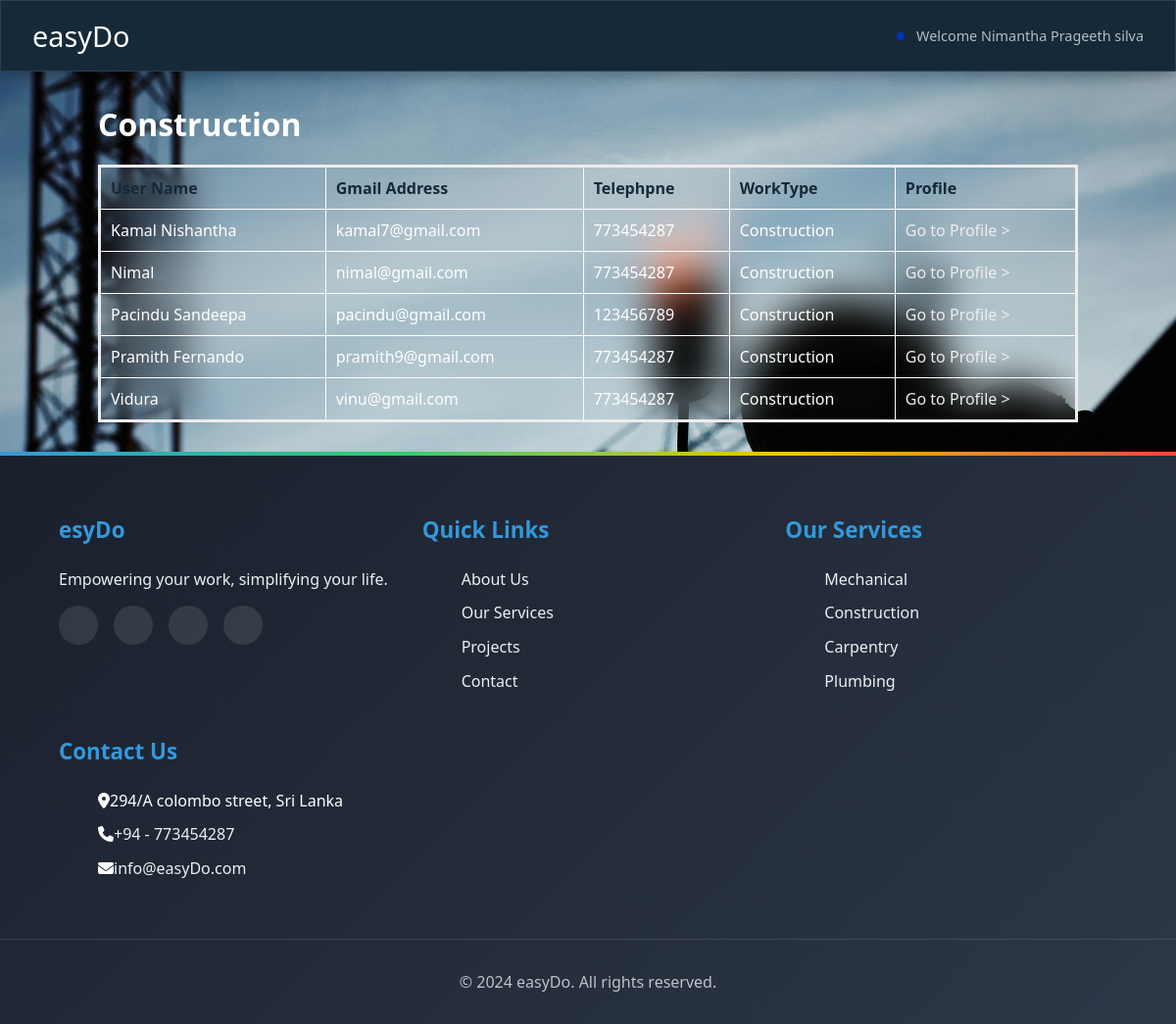
The app's page /construction.php (signed in) with its own data.
### tables this page shows
CREATE TABLE `workers` (
  `id` int(100) NOT NULL,
  `user_name` varchar(50) NOT NULL,
  `nic` int(10) NOT NULL,
  `email` varchar(50) NOT NULL,
  `tel_num` int(10) NOT NULL,
  `work_type` varchar(40) NOT NULL,
  `password` varchar(40) NOT NULL,
  `last_login` datetime NOT NULL,
  `is_deleted` tinyint(1) NOT NULL
);

### construction.php (the view, shortened to what this page needs)
<?php require_once('includes/connection.php'); ?>
<?php
    $user_list ='';
    $query = "SELECT * FROM workers WHERE work_type='Construction' ORDER BY user_name";
    $users = mysqli_query($connection, $query);
    while ($user = mysqli_fetch_assoc($users)) {
            $user_list .= "<tr>";
            $user_list .= "<td>{$user['user_name']}</td>";
            $user_list .= "<td>{$user['email']}</td>";
            $user_list .= "<td>{$user['tel_num']}</td>";
            $user_list .= "<td>{$user['work_type']}</td>";
            $user_list .= "<td><a href=\"profile-construction.php?user_id={$user['id']}\">Go to Profile ></a></td>";
            $user_list .= "</tr>";
        }
?>
<!DOCTYPE html>
<html lang="en">
<head>
    <link rel="stylesheet" href="css/workers.css">
</head>
<body>
    <header>
        <div class="appname"><a href="service.php"><h2>easyDo</h2></a></div>
        <div class="loggedin">Welcome <?php  echo $_SESSION['user_name']; ?>
    </header>
    <main>
    <h1> Construction<span></span></h1>
    <table class="masterlist">
        <tr>
            <th>User Name</th>
            <th>Gmail Address</th>
            <th>Telephpne</th>
            <th>WorkType</th>
            <th>Profile</th>
        </tr>
        <tr>
            <?php echo $user_list; ?>
        </tr>
    </table>
    </main>
<?php include('includes/footer.php'); ?>
    </body>
</html>

### css/workers.css (style rules this page uses)
* { margin: 0; }
body { font-family: 'Poppins', 'Segoe UI', sans-serif; background: url(img/e7.jpg) no-repeat; background-size: cover; background-position: center; font-size: 16px; }
a { text-decoration: none; color: #eee; }
header { display: contents; background: #162938; padding: 1rem 2rem; box-shadow: 0 4px 15px rgba(0, 0, 0, 0.3); display: flex; justify-content: space-between; align-items: center; margin-bottom: 2rem; border: 1px solid rgba(255, 255, 255, 0.1); }
.appname h2 { color: #ffffff; font-size: 1.8rem; font-weight: 500; }
.loggedin { color: #b2bec3; font-size: 0.9rem; position: relative; padding-left: 20px; }
.loggedin::before { content: ''; position: absolute; left: 0; top: 50%; width: 8px; height: 8px; background: #0031b8; border-radius: 50%; transform: translateY(-50%); }
main { width: 1000px; margin: 30px auto; }
main h1 { margin-bottom: 20px; color: #ffffff; }
table.masterlist { width: 100%; border-collapse: collapse; border:solid #eeecec; backdrop-filter: blur(20px); background: transparent; }
table.masterlist th { background-color: #eeecec; color: #162938; text-align: left; }
table.masterlist td { color: #ffffff; }
table.masterlist th, table.masterlist td { padding: 10px; border-bottom: 1.5px solid #ffffff; border-right: 1.5px solid #fffdfd; backdrop-filter: blur(20px); background: transparent; }

### records on screen
workers: user_name "Kamal Nishantha", email "kamal7@gmail.com", tel_num "773454287", work_type "Construction"
workers: user_name "Nimal", email "nimal@gmail.com", tel_num "773454287", work_type "Construction"
workers: user_name "Pacindu Sandeepa", email "pacindu@gmail.com", tel_num "123456789", work_type "Construction"
workers: user_name "Pramith Fernando", email "pramith9@gmail.com", tel_num "773454287", work_type "Construction"
workers: user_name "Vidura", email "vinu@gmail.com", tel_num "773454287", work_type "Construction"

### other values on screen
$_SESSION['user_name'] "Nimantha Prageeth silva"
